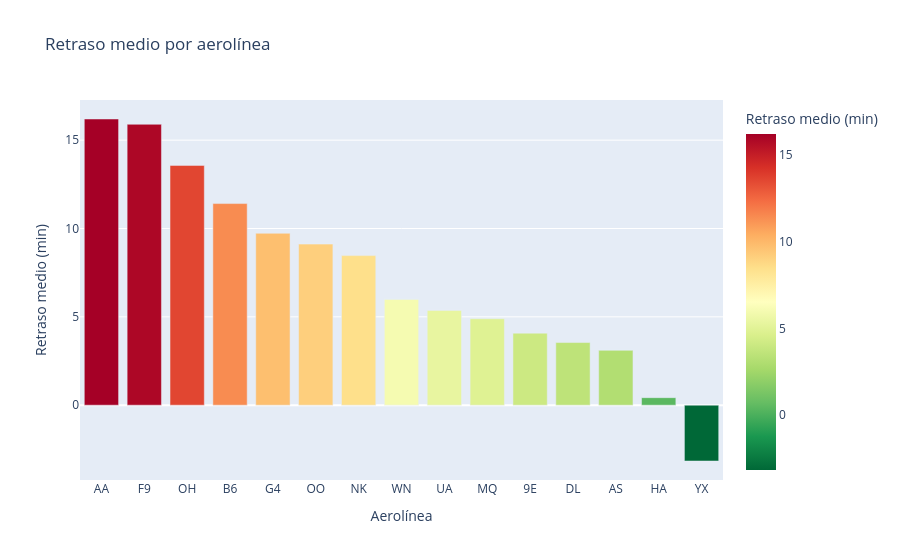

Notebook cell for this chart:
### Code cell
retraso_aerolinea = vuelos.groupby('aerolinea')['arr_delay'].mean().reset_index().compute()
retraso_aerolinea.columns = ['aerolinea', 'retraso_medio']
retraso_aerolinea = retraso_aerolinea.sort_values('retraso_medio', ascending=False)

fig = px.bar(retraso_aerolinea, 
             x='aerolinea', y='retraso_medio',
             title='Retraso medio por aerolínea',
             labels={'retraso_medio': 'Retraso medio (min)', 'aerolinea': 'Aerolínea'},
             color='retraso_medio',
             color_continuous_scale='RdYlGn_r')
fig.show()

### Figure 1 — Plotly figure (JSON) as saved in the notebook; plotly's stock layout.template omitted (floating-point values rounded to 4 significant figures)
{"data": [{"hovertemplate": "Aerolínea=%{x}<br>Retraso medio (min)=%{marker.color}<extra></extra>", "legendgroup": "", "marker": {"color": [16.2, 15.9, 13.57, 11.41, 9.729, 9.117, 8.466, 5.987, 5.366, 4.892, 4.077, 3.545, 3.105, 0.4255, -3.16], "coloraxis": "coloraxis", "pattern": {"shape": ""}}, "name": "", "orientation": "v", "showlegend": false, "textposition": "auto", "type": "bar", "x": ["AA", "F9", "OH", "B6", "G4", "OO", "NK", "WN", "UA", "MQ", "9E", "DL", "AS", "HA", "YX"], "xaxis": "x", "y": [16.2, 15.9, 13.57, 11.41, 9.729, 9.117, 8.466, 5.987, 5.366, 4.892, 4.077, 3.545, 3.105, 0.4255, -3.16], "yaxis": "y"}], "layout": {"barmode": "relative", "coloraxis": {"colorbar": {"title": {"text": "Retraso medio (min)"}}, "colorscale": [[0, "rgb(0,104,55)"], [0.1, "rgb(26,152,80)"], [0.2, "rgb(102,189,99)"], [0.3, "rgb(166,217,106)"], [0.4, "rgb(217,239,139)"], [0.5, "rgb(255,255,191)"], [0.6, "rgb(254,224,139)"], [0.7, "rgb(253,174,97)"], [0.8, "rgb(244,109,67)"], [0.9, "rgb(215,48,39)"], [1, "rgb(165,0,38)"]]}, "legend": {"tracegroupgap": 0}, "title": {"text": "Retraso medio por aerolínea"}, "xaxis": {"anchor": "y", "domain": [0, 1], "title": {"text": "Aerolínea"}}, "yaxis": {"anchor": "x", "domain": [0, 1], "title": {"text": "Retraso medio (min)"}}}}
